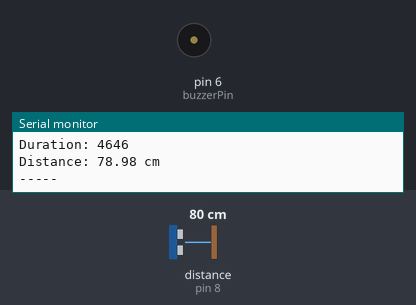
Recording of a sketch running on a simulated Arduino Uno, built with avr-gcc and run on an emulated ATmega328P. Shown: buzzer (waves = sounding), the last lines printed to the serial monitor. Wiring (inferred from the names in the program): ultrasonic range finder: trigger pin 9; echo pin 8. The inputs (shaded band) are chosen by the test bench; at power-on: distance to the obstacle (sensor on pin 8) 80 cm. The echo pulse lasts 58.3 µs per cm.

Above: at 1.8 s.
1.9 s: distance to the obstacle (sensor on pin 8) set to 23 cm
3.4 s: distance to the obstacle (sensor on pin 8) set to 18 cm
At 7.3 s:
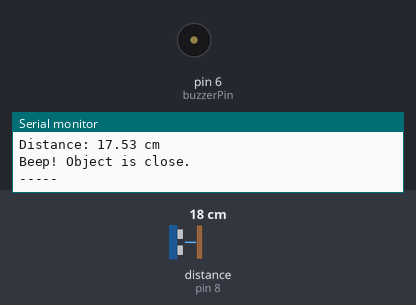
7.5 s: distance to the obstacle (sensor on pin 8) set to 35 cm
At 8.5 s:
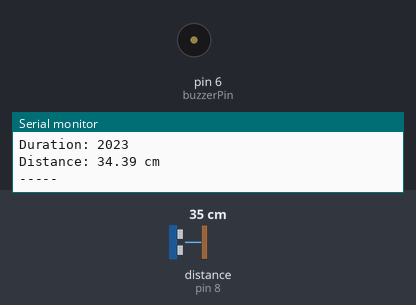
9.0 s: distance to the obstacle (sensor on pin 8) set to 2 cm
At 10.14 s:
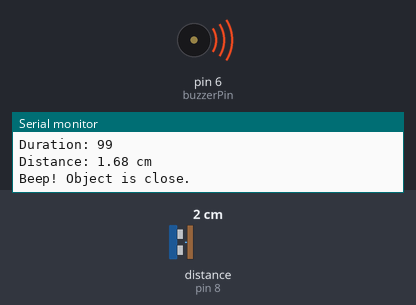
Timing chart, 0 to 14.1 s (numbered marks = the images above; inputs shaded):
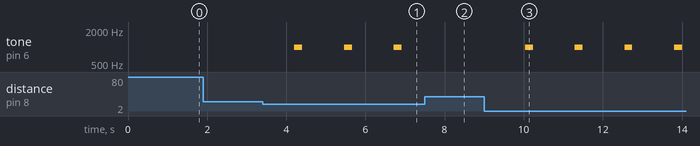

Measured:
- the behaviour switches between 21 and 20 cm on distance to the obstacle (sensor on pin 8) (found by bisection; images 0 and 1)
- after the input at 3.4 s, tone on pin 6 (buzzerPin): alternates 1000 Hz for 0.20 s and silent for 1.1 s, starting after 0.81 s
- after the input at 7.5 s, tone on pin 6 (buzzerPin): stays silent (without the input it goes to 1000 Hz after 0.47 s)
- after the input at 9.0 s, tone on pin 6 (buzzerPin): alternates 1000 Hz for 0.20 s and silent for 1.1 s, starting after 1.0 s

The sketch:

hc_sr04.ino
```cpp
// === Pin Definitions ===
const int trigPin = 9;
const int echoPin = 8;
const int buzzerPin = 6; // Optional: comment this line if you don't use a buzzer

// === Variables ===
long duration;
float distanceCm;

void setup() {
  Serial.begin(9600);                // Initialize serial communication
  pinMode(trigPin, OUTPUT);         // Set trigger pin as output
  pinMode(echoPin, INPUT);          // Set echo pin as input
  pinMode(buzzerPin, OUTPUT);       // Optional: set buzzer pin
}

void loop() {
  Serial.println("Starting measurement...");

  // Clear the trigger
  digitalWrite(trigPin, LOW);
  delayMicroseconds(2);
  Serial.println("Trigger LOW");

  // Send trigger pulse
  digitalWrite(trigPin, HIGH);
  delayMicroseconds(10);
  digitalWrite(trigPin, LOW);
  Serial.println("Trigger pulse sent");

  // Measure echo duration
  duration = pulseIn(echoPin, HIGH, 30000); // 30ms timeout
  Serial.print("Duration: ");
  Serial.println(duration);

  if (duration == 0) {
    Serial.println("Warning: No echo received (timeout).");
  } else {
    distanceCm = duration * 0.034 / 2;
    Serial.print("Distance: ");
    Serial.print(distanceCm);
    Serial.println(" cm");

    // Optional: Sound buzzer if object is closer than 20 cm
    if (distanceCm < 20) {
      Serial.println("Beep! Object is close.");
      tone(buzzerPin, 1000);  // 1kHz tone
      delay(200);
      noTone(buzzerPin);
    }
  }

  Serial.println("-----");
  delay(1000);
}
```
